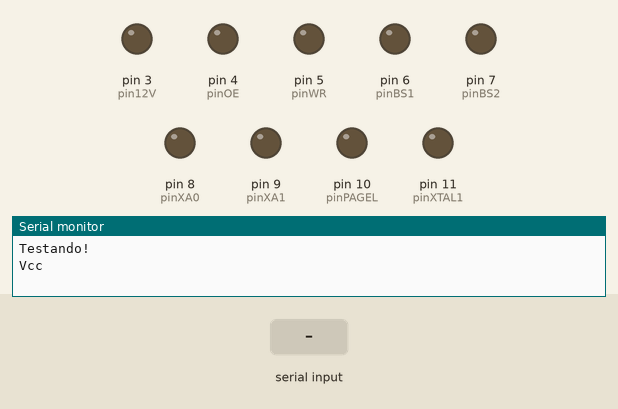
This sketch was run on a simulated Arduino Uno, built with avr-gcc and run on an emulated ATmega328P. On the bench: output pins drawn as LEDs (lit = HIGH), the last lines printed to the serial monitor. Wiring (inferred from the names in the program): PCF8574 port expander at I2C address 0x38. The test bench sets the inputs (shaded band). Pins used as bus, display or sensor lines are not drawn.

Above: at 1.2 s.
1.3 s: "1\n" received over Serial
At 2.4 s:
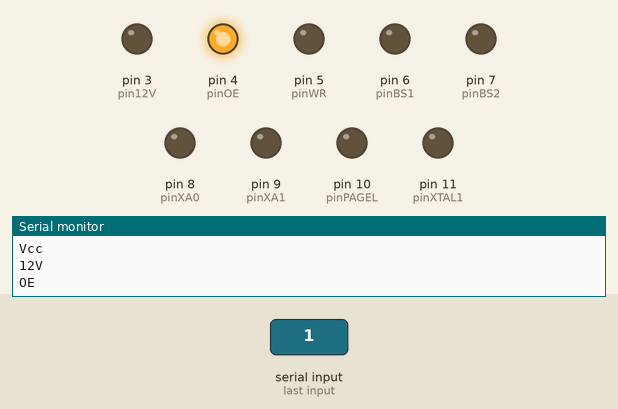
2.8 s: "0\n" received over Serial
At 3.5 s:
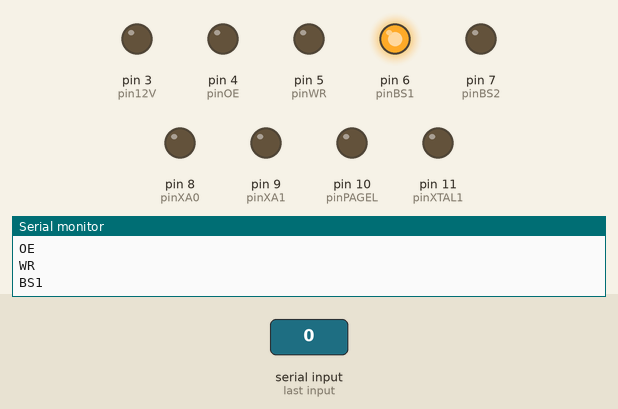
4.3 s: "2\n" received over Serial
At 4.7 s:
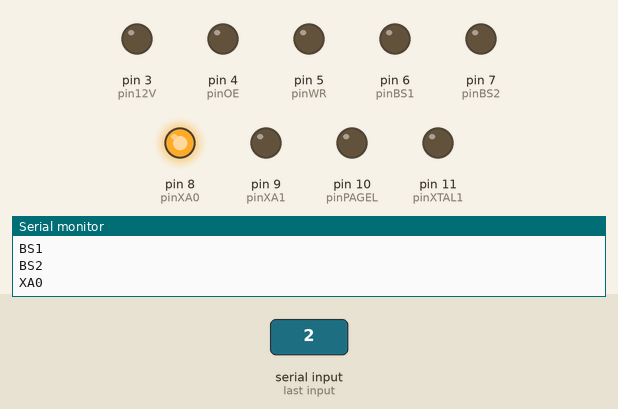
5.8 s: "1\n" received over Serial
At 7.0 s:
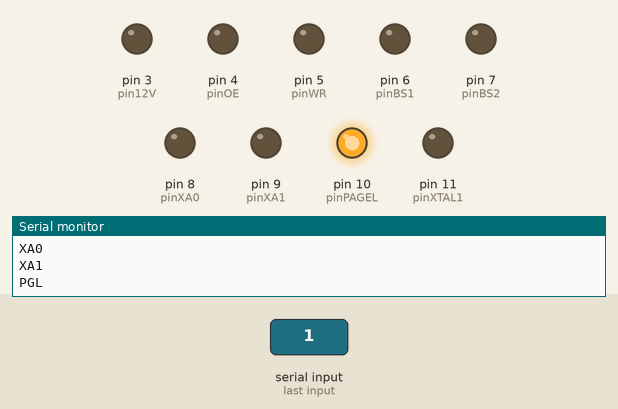
Timing chart, 0 to 8.3 s (numbered marks = the images above; inputs shaded):
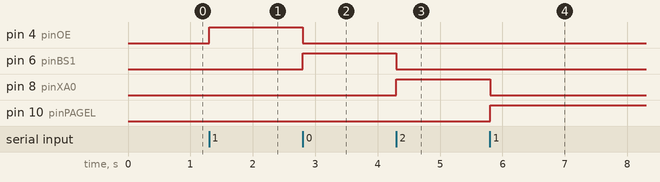

The sketch:

TesteConexoes.ino
```cpp
#include "ATmegaDetonator.h"
#include <Wire.h>

/*
 * ATmegaDetonator
 * Teste das conexões ao ATmega que será gravado
 *
 * (C) 2020, Daniel Quadros
 */

struct {
  char *nome;
  int pino;
} conexoes[] = {
  { "Vcc ", pinVcc },
  { "12V ", pin12V },
  { "OE  ", pinOE },
  { "WR  ", pinWR },
  { "BS1 ", pinBS1 },
  { "BS2 ", pinBS2 },
  { "XA0 ", pinXA0 },
  { "XA1 ", pinXA1 },
  { "PGL ", pinPAGEL },
  { "XTL1", pinXTAL1 },
  { "", 0 }
};

// Inicia todos os pinos como saída e nível baixo
void setup() {
  int i = 0;
  while (conexoes[i].pino != 0) {
    pinMode(conexoes[i].pino, OUTPUT);
    digitalWrite(conexoes[i].pino, LOW);
    i++;
  }
  Wire.begin();
  PCF8574_Write(0);
  Serial.begin(115200);
  Serial.println();
  Serial.println("Testando!");
}

// Aciona cada um dos pinos por 5 segundos
void loop() {
  static int i = 0;
  static int j = 0;

  if (conexoes[i].pino == 0) {
    if (j == 8) {
      PCF8574_Write(0);
      i = j = 0;
    } else {
      PCF8574_Write(1 << j);
      Serial.print("D");
      Serial.print(j);
      Serial.print("\n");
      espera();
      j++;
      return;
    }
  }
  Serial.print(conexoes[i].nome);
  digitalWrite(conexoes[i].pino, HIGH);
  espera();
  digitalWrite(conexoes[i].pino, LOW);
  Serial.print("\n");
  i++;
}

void espera() {
  while (Serial.read() < 0) {
    delay (100);
  }
}

void PCF8574_Write(byte dado) {
  Wire.beginTransmission(PCF8574_Addr);
  Wire.write(dado);
  Wire.endTransmission();
}
```

ATmegaDetonator.h
```cpp
/*
    Definições globais para o ATmegaDetonator

    (C) 2020, Daniel Quadros
*/

// Conexões ao ATmega que será gravado
const int pinVcc = 2;
const int pin12V = 3;
const int pinOE = 4;
const int pinWR = 5;
const int pinBS1 = 6;
const int pinBS2 =7;
const int pinXA0 = 8;
const int pinXA1 = 9;
const int pinPAGEL = 10;
const int pinXTAL1 = 11;
const int pinRdy = A3;

// Encoder e Botao
const int pinEncoderSw = 12;
const int pinEncoder1 = A0;
const int pinEncoder2 = A1;
const int pinDetona = A2;

// Endereço do PF8574A
// (para PCF7584 usar 0x20)
const byte PCF8574_Addr = 0x38;
```

Measured:
- after the input at 1.3 s, pin 4 (pinOE): LOW → HIGH at once
- after the input at 2.8 s, pin 4 (pinOE): HIGH → LOW at once; pin 6 (pinBS1): LOW → HIGH at once
- after the input at 4.3 s, pin 6 (pinBS1): HIGH → LOW at once; pin 8 (pinXA0): LOW → HIGH at once
- after the input at 5.8 s, pin 8 (pinXA0): HIGH → LOW at once; pin 10 (pinPAGEL): LOW → HIGH at once
